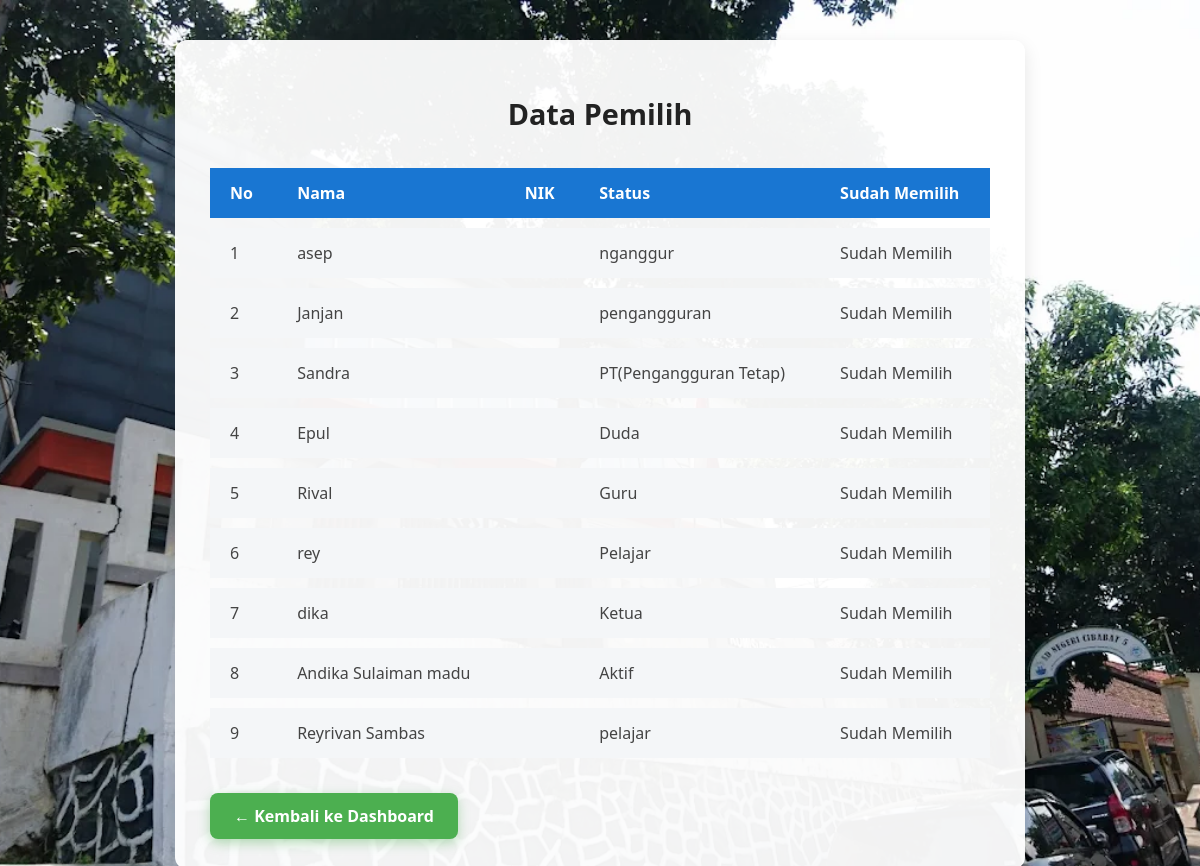
Page /data/data_pemilih.php (signed in) on the committed database.
### tables this page shows
CREATE TABLE `pemilih` (
  `id` int(11) NOT NULL,
  `nik` varchar(16) DEFAULT NULL,
  `nama` varchar(100) DEFAULT NULL,
  `sudah_memilih` tinyint(1) DEFAULT 0,
  `nisn` varchar(20) NOT NULL,
  `status` varchar(50) DEFAULT NULL,
  `id_user` int(11) DEFAULT NULL
);

### data/data_pemilih.php (the view, shortened to what this page needs)
<?php
include '../koneksi.php';
$pemilih = mysqli_query($conn, "SELECT * FROM pemilih");
?>
<!DOCTYPE html>
<html lang="id">
<head>
</head>
<body>
    <div class="container">
        <h2>Data Pemilih</h2>
        <table>
            <thead>
                <tr>
                    <th>No</th>
                    <th>Nama</th>
                    <th>NIK</th>
                    <th>Status</th>
                    <th>Sudah Memilih</th>
                </tr>
            </thead>
            <tbody>
                <?php if (mysqli_num_rows($pemilih) > 0): ?>
                    <?php $no = 1; while ($row = mysqli_fetch_assoc($pemilih)): ?>
                        <tr>
                            <td><?= $no++ ?></td>
                            <td><?= htmlspecialchars($row['nama']) ?></td>
                            <td><?= htmlspecialchars($row['nik']) ?></td>
                            <td><?= !empty($row['status']) ? htmlspecialchars($row['status']) : '-' ?></td>
                            <td><?= $row['sudah_memilih'] ? 'Sudah Memilih' : 'Belum Memilih' ?></td>
                        </tr>
                    <?php endwhile; ?>
                <?php else: ?>
                    <tr>
                        <td colspan="5" style="text-align:center; color:#999;">Data pemilih tidak ditemukan.</td>
                    </tr>
                <?php endif; ?>
            </tbody>
        </table>
        <a href="../admin.php" class="btn">← Kembali ke Dashboard</a>
    </div>
</body>
</html>

### data/data_pemilih.php (style rules this page uses)
* { box-sizing: border-box; }
body { font-family: 'Segoe UI', Tahoma, Geneva, Verdana, sans-serif; background: url("../uploads/kpuu.jpg") no-repeat center center fixed; background-size: cover; margin: 0; padding: 40px 20px; display: flex; justify-content: center; }
.container { max-width: 850px; width: 100%; background: rgba(255, 255, 255, 0.95); border-radius: 12px; box-shadow: 0 6px 18px rgba(0,0,0,0.1); padding: 30px 35px; }
h2 { margin-bottom: 25px; font-weight: 700; color: #222; font-size: 1.8rem; text-align: center; }
table { width: 100%; border-collapse: separate; border-spacing: 0 10px; font-size: 1rem; color: #444; }
thead tr { background: #1976d2; color: #fff; font-weight: 600; border-radius: 10px; }
thead th { padding: 14px 20px; text-align: left; }
tbody tr { background: #f4f6f8; transition: background-color 0.3s ease; }
tbody td { padding: 14px 20px; }
.btn { display: inline-block; padding: 12px 24px; margin-top: 25px; border-radius: 8px; font-weight: 600; background: #4caf50; color: white; text-decoration: none; transition: background-color 0.3s ease, box-shadow 0.3s ease; box-shadow: 0 4px 12px rgba(76,175,80,0.4); user-select: none; }

### rows in the picture
pemilih: nama "asep", status "nganggur", sudah_memilih "Sudah Memilih"
pemilih: nama "Janjan", status "pengangguran", sudah_memilih "Sudah Memilih"
pemilih: nama "Sandra", status "PT(Pengangguran Tetap)", sudah_memilih "Sudah Memilih"
pemilih: nama "Epul", status "Duda", sudah_memilih "Sudah Memilih"
pemilih: nama "Rival", status "Guru", sudah_memilih "Sudah Memilih"
pemilih: nama "rey", status "Pelajar", sudah_memilih "Sudah Memilih"
pemilih: nama "dika", status "Ketua", sudah_memilih "Sudah Memilih"
pemilih: nama "Andika Sulaiman madu", status "Aktif", sudah_memilih "Sudah Memilih"
pemilih: nama "Reyrivan Sambas", status "pelajar", sudah_memilih "Sudah Memilih"
